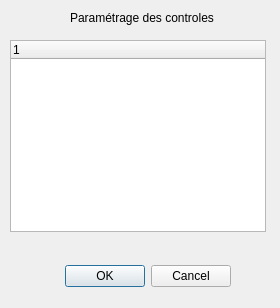
<?xml version="1.0" encoding="UTF-8"?>
<ui version="4.0">
 <class>ControlesBDUniPluginDialogParam</class>
 <widget class="QDialog" name="ControlesBDUniPluginDialogParam">
  <property name="geometry">
   <rect>
    <x>0</x>
    <y>0</y>
    <width>280</width>
    <height>308</height>
   </rect>
  </property>
  <property name="windowTitle">
   <string>Controles BDUni Plugin</string>
  </property>
  <widget class="QLabel" name="label">
   <property name="geometry">
    <rect>
     <x>70</x>
     <y>10</y>
     <width>151</width>
     <height>16</height>
    </rect>
   </property>
   <property name="text">
    <string>Paramétrage des controles</string>
   </property>
  </widget>
  <widget class="QTreeWidget" name="treeWidget">
   <property name="geometry">
    <rect>
     <x>10</x>
     <y>40</y>
     <width>256</width>
     <height>192</height>
    </rect>
   </property>
   <column>
    <property name="text">
     <string notr="true">1</string>
    </property>
   </column>
  </widget>
  <widget class="QDialogButtonBox" name="button_box">
   <property name="geometry">
    <rect>
     <x>60</x>
     <y>260</y>
     <width>171</width>
     <height>32</height>
    </rect>
   </property>
   <property name="orientation">
    <enum>Qt::Horizontal</enum>
   </property>
   <property name="standardButtons">
    <set>QDialogButtonBox::Cancel|QDialogButtonBox::Ok</set>
   </property>
  </widget>
 </widget>
 <resources/>
 <connections/>
</ui>
